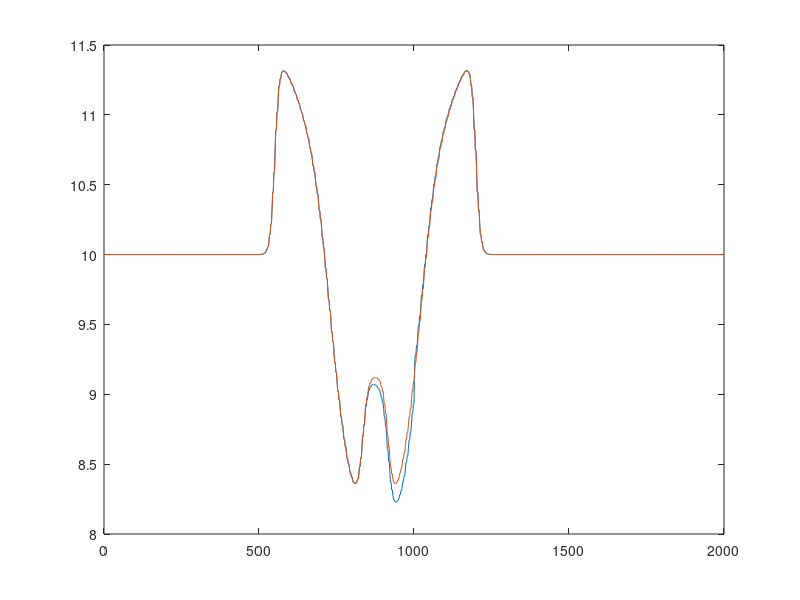

Recreate this plot in MATLAB. (Note: this script raises an error after producing the figure.)
clc; clear; close all;

unidirectioanlArr_g0=csvread('uni_data_g0.csv');
unidirectioanlArr_g=csvread('uni_data_g.csv');

h_uni_g0 = unidirectioanlArr_g0(:, 1);
h_uni_g = unidirectioanlArr_g(:, 1);

x = unidirectioanlArr_g0(:, 7);


figure
plot(x, h_uni_g0, x, h_uni_g)
xline(1000, '--', 'LineWidth', 1.8)
rectangle('Position',[800 8.2 240 1.3],'EdgeColor','r', 'LineWidth', 1.8)
axis([650, 1150, 8, 10.25])
grid on
title('Unidirectional 2D-2D, t=20')
xlabel('x')
ylabel('height')
legend('Gradient = 0', 'Gradient \neq 0', 'domain division');
saveas(gcf,'unidirectional_graph.png')

bidirectionalArr_g_0=csvread('bi_data_g0.csv');
bidirectionalArr_g_bueno=csvread('bi_data_g.csv');

h_bidi_g_0 = bidirectionalArr_g_0(:, 1);
h_bidi_g_bueno = bidirectionalArr_g_bueno(:, 1);


figure
plot(x, h_bidi_g_0, x, h_bidi_g_bueno)
xline(1000, '--', 'LineWidth', 1.8)
rectangle('Position',[790 8.2 410 2.6],'EdgeColor','r', 'LineWidth', 1.8)
axis([700, 1250, 8, 11.25])
grid on
title('Bidirectional 2D-2D, t=20')
xlabel('x')
ylabel('height')
legend('Gradient = 0', 'Gradient \neq 0', 'domain division');
saveas(gcf,'bidirectional_graph.png')



